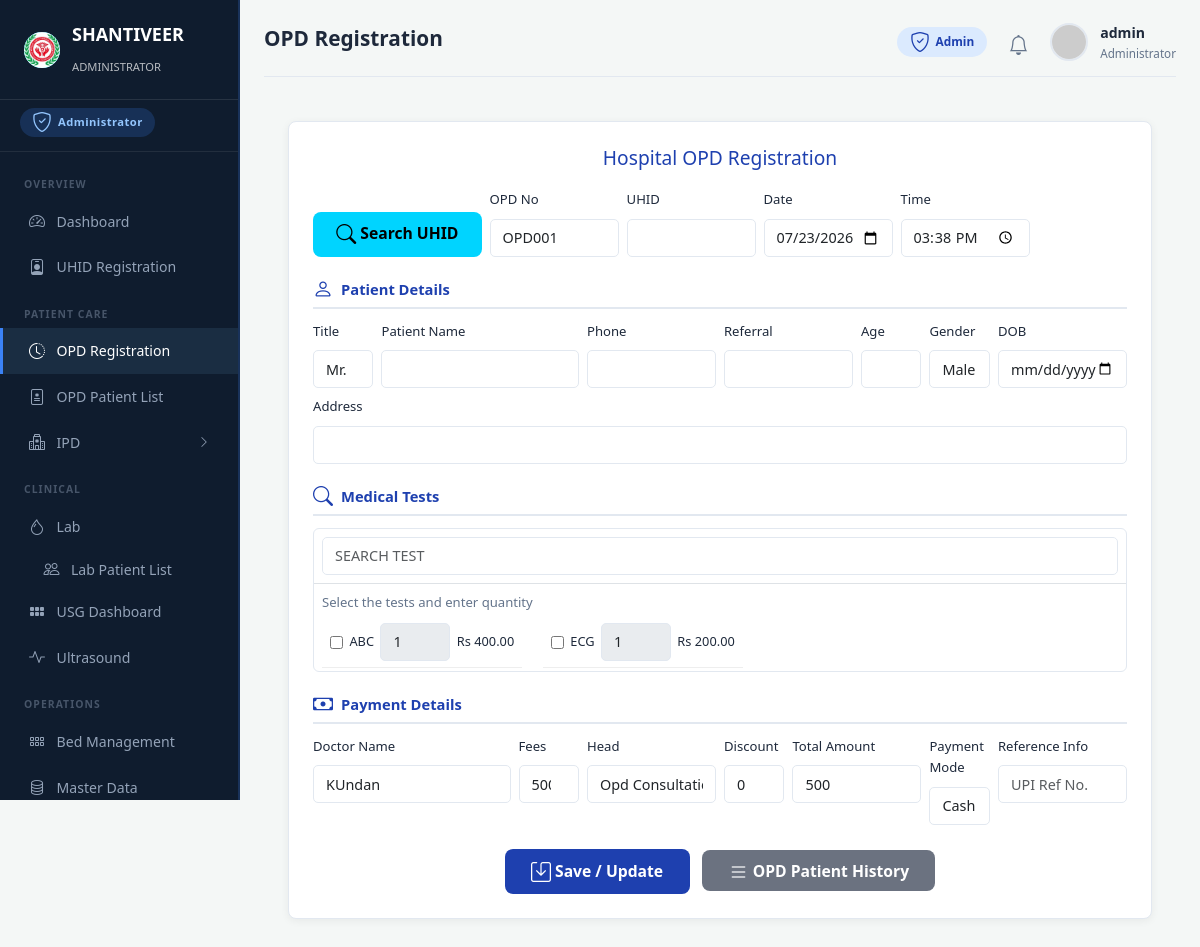
/opd/registration/ (signed in), run on the app's committed database.
### lab/models.py (models this page shows, shortened)
class LabTestMaster(models.Model):
    name = models.CharField(max_length=200, unique=True)
    rate = models.DecimalField(max_digits=10, decimal_places=2)
    is_active = models.BooleanField(default=True)
    history = HistoricalRecords()

### opd/views.py (the view, shortened to what this page needs)
# urls.py: path('registration/', views.registration, name='registration'),
@require_module('opd_registration', level='view')
def registration(request):
    now = timezone.localtime()
    edit_id = request.GET.get('edit')
    search_opd_no = (request.GET.get('opd_no') or '').strip().upper()
    initial = {}
    next_no = f'OPD{OPDVisit.objects.count() + 1:03d}'
    if edit_id:
        v = get_object_or_404(OPDVisit, pk=edit_id)
        initial = {'patient': v.patient, 'visit': v}
    doctors = Doctor.objects.filter(is_active=True).order_by('name')
    return render(request, 'opd/registration.html', {
        'active_sidebar': 'opd',
        'opd_no': next_no,
        'today': now.date().isoformat(),
        'now_time': now.strftime('%H:%M'),
        'initial': initial,
        'lab_tests': LabTestMaster.objects.filter(is_active=True).order_by('name'),
        'doctors': doctors,
    })

### templates/opd/registration.html (shortened to what this page needs)
{% extends 'base_module.html' %}
{% block page_title %}OPD Registration{% endblock %}
{% block content %}
<div class="page-container">
    <div class="form-card">
        <h2>Hospital OPD Registration</h2>
        <form method="post" id="opdForm" onsubmit="return showPaymentReceived();">
            <div class="row g-2 mb-3 align-items-end">
                <div class="col-auto"><button type="button" class="btn-cyan" data-bs-toggle="modal" data-bs-target="#uhidModal"><i class="bi bi-search"></i> Search UHID</button></div>
                <div class="col-md-2"><label class="form-label small">OPD No</label><input type="text" name="opd_no" class="form-control" value="{{ opd_no }}" readonly></div>
                <div class="col-md-2"><label class="form-label small">UHID</label><input type="text" name="uhid" class="form-control" id="uhidField" value="{{ initial.patient.uhid|default:'' }}"></div>
                <div class="col-md-2"><label class="form-label small">Date</label><input type="date" name="date" class="form-control" value="{{ initial.visit.date|default:today }}"></div>
                <div class="col-md-2"><label class="form-label small">Time</label><input type="time" name="time" class="form-control" value="{{ initial.visit.time|default:now_time }}"></div>
            </div>
                <div class="section-title"><i class="bi bi-person"></i> Patient Details</div>
                <div class="row g-2">
                <div class="col-md-1"><label class="form-label small">Title</label><select name="title" class="form-select"><option>Mr.</option><option>Mrs.</option><option>Ms.</option></select></div>
                <div class="col-md-3"><label class="form-label small">Patient Name</label><input type="text" name="patient_name" class="form-control" value="{{ initial.patient.name|default:'' }}" required></div>
                <div class="col-md-2"><label class="form-label small">Phone</label><input type="text" name="phone" class="form-control" value="{{ initial.patient.mobile|default:'' }}"></div>
                <div class="col-md-2"><label class="form-label small">Referral</label><input type="text" name="referral" class="form-control" value="{{ initial.visit.referral|default:'' }}"></div>
                <div class="col-md-1"><label class="form-label small">Age</label><input type="number" name="age" class="form-control" value="{{ initial.patient.age_years|default:'' }}"></div>
                <div class="col-md-1"><label class="form-label small">Gender</label><select name="gender" class="form-select">
                    <option value="Male" {% if initial.patient.gender == 'Male' %}selected{% endif %}>Male</option>
                </select></div>
                <div class="col-md-2"><label class="form-label small">DOB</label><input type="date" name="dob" class="form-control" value=""></div>
                <div class="col-12"><label class="form-label small">Address</label><input type="text" name="address" class="form-control" value="{{ initial.patient.address|default:'' }}"></div>
            </div>
            <div class="section-title"><i class="bi bi-search"></i> Medical Tests</div>
            <div class="row g-2 align-items-start">
                <div class="col-md-12">
                    <div class="test-panel">
                        <div class="p-2 border-bottom d-flex gap-2 align-items-center">
                            <input type="text" class="form-control form-control-sm" placeholder="SEARCH TEST" id="opdTestSearch" style="flex:1">
                        </div>
                        <div class="small text-muted px-2 mt-2">Select the tests and enter quantity</div>
                        <div class="px-2" id="opdTestsCheckboxWrap">
                            {% if lab_tests %}
                                {% for t in lab_tests %}
                                    <label class="test-item me-3" style="display:inline-flex;align-items:center;gap:.4rem;margin-top:.25rem">
                                        <input type="checkbox" class="opd-test-checkbox" name="tests" value="{{ t.id }}" data-name="{{ t.name }}" data-rate="{{ t.rate }}">
                                        <span>{{ t.name }}</span>
<input type="number" min="1" value="1" step="1" class="form-control form-control-sm opd-test-qty" name="test_qty_{{ t.id }}" style="width:70px" disabled>
                                        <span>Rs {{ t.rate }}</span>
                                    </label>
                                {% endfor %}
                            {% else %}
                                <div class="small text-muted px-2">No test master data available.</div>
                            {% endif %}
                        </div>
                    </div>
                </div>
            </div>
            <div class="section-title"><i class="bi bi-cash"></i> Payment Details</div>
            <div class="row g-2">
                <div class="col-md-3">
                    <label class="form-label small">Doctor Name</label>
                    <select name="doctor" class="form-select" id="opdDoctorSelect">
                    {% for d in doctors %}
                        <option value="{{ d.name }}" {% if initial.visit.doctor_name == d.name %}selected{% endif %}>{{ d.name }}</option>
                    {% endfor %}
                    </select>
                </div>
                <div class="col-md-1"><label class="form-label small">Fees</label><input type="number" name="fees" class="form-control" value="{{ initial.visit.fees|default:500 }}" id="opdFees"></div>
                <div class="col-md-2"><label class="form-label small">Head</label><input type="text" name="head" class="form-control" value="{{ initial.visit.head|default:'Opd Consultation' }}"></div>
                <div class="col-md-1"><label class="form-label small">Discount</label><input type="number" name="discount" class="form-control" value="{{ initial.visit.discount|default:0 }}" id="opdDiscount"></div>
                <div class="col-md-2"><label class="form-label small">Total Amount</label><input type="number" name="total" class="form-control" id="opdTotal" value="500" readonly></div>
                <div class="col-md-1"><label class="form-label small">Payment Mode</label><select name="payment_mode" class="form-select" id="opdPaymentMode"><option>Cash</option><option>UPI</option><option>Card</option><option>Cheque</option></select></div>
                <div class="col-md-2"><label class="form-label small">Reference Info</label><input type="text" name="reference" class="form-control" placeholder="UPI Ref No."></div>
            </div>
            <div class="text-center mt-4 gap-2">
                <button type="submit" class="btn-save"><i class="bi bi-save"></i> Save / Update</button>
                <a href="#" class="btn-view ms-2" onclick="return false;"><i class="bi bi-list"></i> OPD Patient History</a>
            </div>
        </form>
    </div>
</div>
{% endblock %}

### templates/base_dashboard.html (shortened to what this page needs)
{% load static %}
{% load group_tags %}
<!DOCTYPE html>
<html lang="en">
<head>
  <link href="https://cdn.jsdelivr.net/npm/bootstrap@5.3.2/dist/css/bootstrap.min.css" rel="stylesheet">
  <link href="https://cdn.jsdelivr.net/npm/bootstrap-icons@1.11.1/font/bootstrap-icons.css" rel="stylesheet">
  <link href="{% static 'css/main.css' %}" rel="stylesheet">
  <link href="{% static 'css/role_panels.css' %}" rel="stylesheet">
  <link href="{% static 'css/responsive_overrides.css' %}" rel="stylesheet">
</head>
<body class="{% if user.is_superuser %}role-admin{% elif user|has_group:"Doctor" %}role-doctor{% elif user|has_group:"Receptionist" %}role-recept{% elif user|has_group:"Pharmacist" %}role-pharma{% else %}role-admin{% endif %}">
<div class="dashboard-layout">
  {% include 'includes/sidebar_dashboard.html' %}
  <main class="dash-main">
    <div class="dash-topbar">
      <h1>{% block page_title %}Dashboard{% endblock %}</h1>
      <div class="dash-topbar-right">
        {% if user.is_superuser %}
          <span class="topbar-role-chip chip-admin"><i class="bi bi-shield-check"></i> Admin</span>
        {% elif user|has_group:'Doctor' %}
          <span class="topbar-role-chip chip-doctor"><i class="bi bi-person-badge"></i> Doctor</span>
        {% elif user|has_group:'Receptionist' %}
          <span class="topbar-role-chip chip-recept"><i class="bi bi-headset"></i> Receptionist</span>
        {% elif user|has_group:'Pharmacist' %}
          <span class="topbar-role-chip chip-pharma"><i class="bi bi-capsule"></i> Pharmacist</span>
        {% endif %}
        <div class="dropdown">
          <div class="notif-bell" data-bs-toggle="dropdown" aria-expanded="false" style="cursor:pointer">
            <i class="bi bi-bell"></i>
          </div>
        </div>
        <div class="dropdown">
          <div class="user-profile-mini" data-bs-toggle="dropdown" style="cursor:pointer">
            <img src="https://ui-avatars.com/api/?name={{ user.get_full_name|default:user.username }}&background=1e40af&color=fff" alt="avatar">
            <div>
              <div class="name">{{ user.get_full_name|default:user.username }}</div>
              <div class="role">
                {% if user.is_superuser %}Administrator
                {% else %}{{ user.groups.all.0.name|default:"User" }}{% endif %}
              </div>
            </div>
          </div>
        </div>
      </div>
    </div>
    {% block content %}{% endblock %}
  </main>
</div>
</body>
</html>

### data on the page
LabTestMaster: name "ABC", rate "400.00"
LabTestMaster: name "ECG", id "1", rate "200.00"

### other printed values
{{ user_role_label|default:"HOSPITAL"|upper }} "ADMINISTRATOR"
{{ user_role_label|default:"Administrator" }} "Administrator"
{{ user.get_full_name|default:user.username }} "admin"
form field doctor "KUndan"
